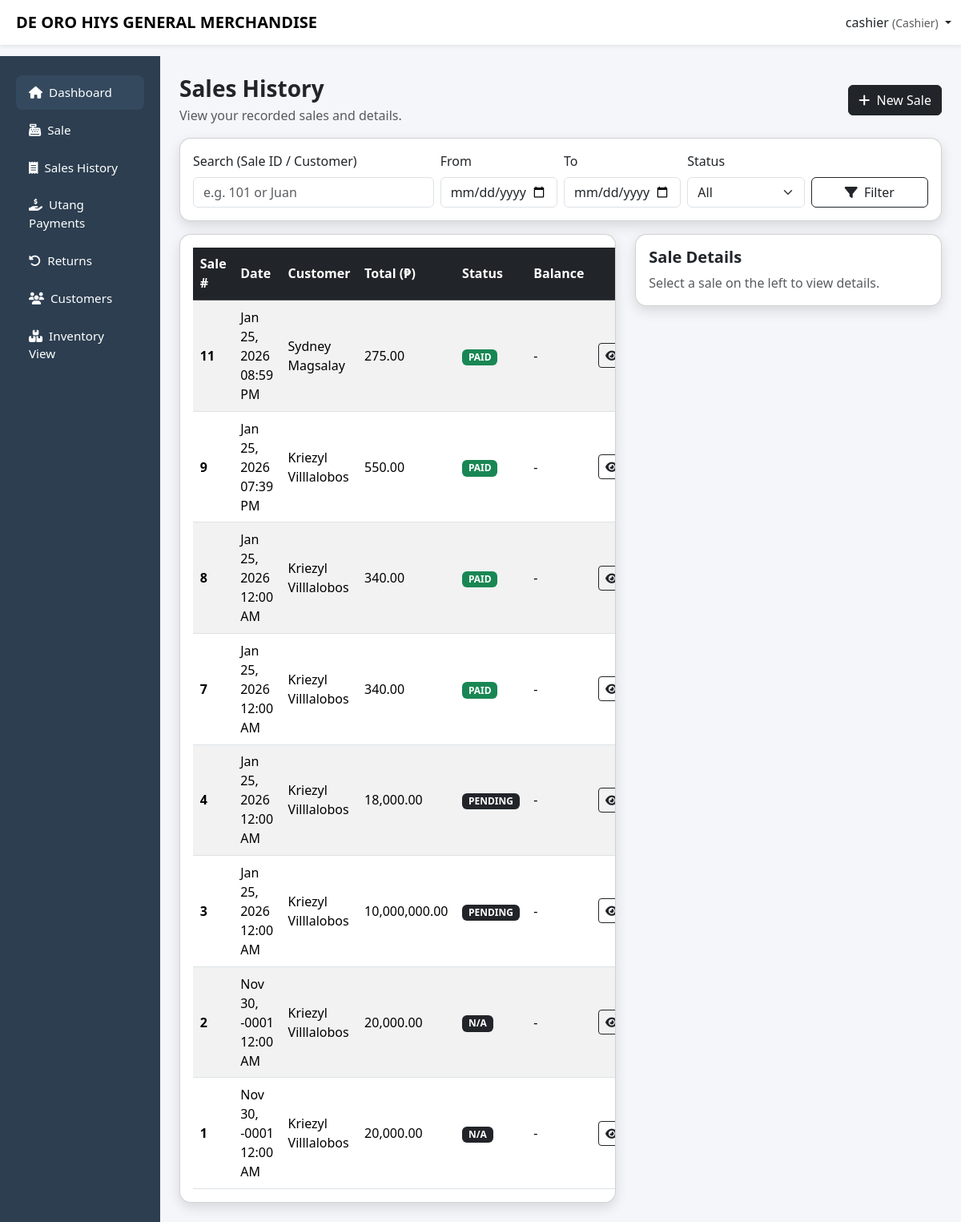
The app's page /cashier/sales_history.php (signed in), older data.
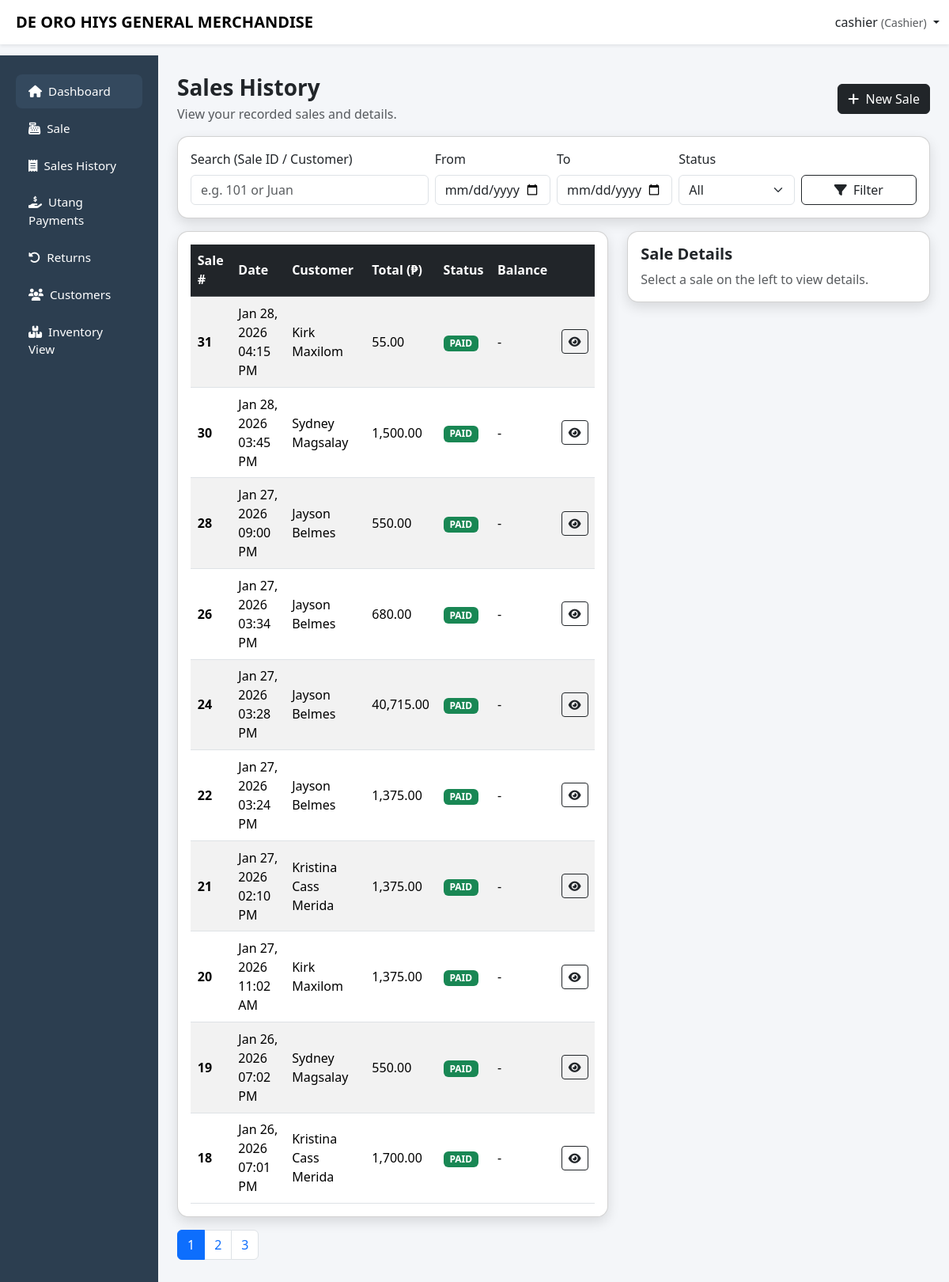
The same page, newer data.
### tables this page shows
CREATE TABLE `sales` (
  `sale_id` int(11) NOT NULL,
  `user_id` int(11) DEFAULT NULL,
  `customer_id` int(11) DEFAULT NULL,
  `sale_date` datetime NOT NULL,
  `total_amount` decimal(10,2) DEFAULT NULL,
  `status` varchar(30) NOT NULL DEFAULT 'pending',
  `created_at` timestamp NOT NULL DEFAULT current_timestamp()
);

CREATE TABLE `customers` (
  `customer_id` int(11) NOT NULL,
  `first_name` varchar(50) DEFAULT NULL,
  `last_name` varchar(50) DEFAULT NULL,
  `phone` varchar(20) DEFAULT NULL,
  `address` text DEFAULT NULL,
  `created_at` timestamp NOT NULL DEFAULT current_timestamp()
);

### cashier/sales_history.php (the view, shortened to what the changed rows need)
<?php
$user_id = (int)($_SESSION['user_id'] ?? 0);
include '../config/db.php';
function h($v){ return htmlspecialchars((string)$v, ENT_QUOTES, 'UTF-8'); }
$where = "WHERE s.user_id = ?";
$params = [$user_id];
$types = "i";
$page = max(1, (int)($_GET['page'] ?? 1));
$perPage = 10;
$offset = ($page - 1) * $perPage;
$countSql = "
SELECT COUNT(*) AS cnt
FROM sales s
LEFT JOIN customers c ON s.customer_id = c.customer_id
{$where}
";
$stmt = $conn->prepare($countSql);
$stmt->bind_param($types, ...$params);
$stmt->execute();
$totalRows = (int)($stmt->get_result()->fetch_assoc()['cnt'] ?? 0);
$totalPages = max(1, (int)ceil($totalRows / $perPage));
$listSql = "
SELECT
s.sale_id, s.sale_date, s.total_amount, s.status, s.customer_id,
c.first_name, c.last_name,
IFNULL(ar.balance, 0) AS ar_balance
FROM sales s
LEFT JOIN customers c ON s.customer_id = c.customer_id
LEFT JOIN account_receivable ar ON ar.sales_id = s.sale_id
{$where}
ORDER BY s.sale_date DESC, s.sale_id DESC
LIMIT {$perPage} OFFSET {$offset}
";
$stmt = $conn->prepare($listSql);
$stmt->bind_param($types, ...$params);
$stmt->execute();
$salesRes = $stmt->get_result();
?>
<!DOCTYPE html>
<html lang="en">
<head>
<link href="https://cdn.jsdelivr.net/npm/bootstrap@5.3.2/dist/css/bootstrap.min.css" rel="stylesheet">
<link href="https://cdnjs.cloudflare.com/ajax/libs/font-awesome/6.5.1/css/all.min.css" rel="stylesheet">
<link href="../css/layout.css" rel="stylesheet">
</head>
<body>
<div class="container-fluid">
<div class="row">
<main class="col-lg-10 ms-sm-auto px-4 main-content">
<div class="py-4">
<div class="row g-4">
<div class="col-12 col-xl-7">
<div class="card modern-card">
<div class="card-body table-responsive">
<table class="table table-striped align-middle mb-0">
<thead class="table-dark">
<tr>
<th>Sale #</th>
<th>Date</th>
<th>Customer</th>
<th>Total (₱)</th>
<th>Status</th>
<th>Balance</th>
<th></th>
</tr>
</thead>
<tbody>
<?php if($salesRes && $salesRes->num_rows > 0): ?>
<?php while($s = $salesRes->fetch_assoc()): ?>
<?php
$cust = trim(($s['first_name'] ?? '').' '.($s['last_name'] ?? ''));
$st = strtolower(trim($s['status'] ?? ''));
?>
<tr>
<td class="fw-bold"><?= (int)$s['sale_id'] ?></td>
<td><?= $s['sale_date'] ? date("M d, Y h:i A", strtotime($s['sale_date'])) : '' ?></td>
<td><?= h($cust) ?></td>
<td><?= number_format((float)$s['total_amount'],2) ?></td>
<td>
<?php if($st === 'paid'): ?>
<span class="badge bg-success">PAID</span>
<?php elseif($st === 'unpaid'): ?>
<span class="badge bg-warning text-dark">UNPAID</span>
<?php elseif($st === 'cancelled'): ?>
<span class="badge bg-secondary">CANCELLED</span>
<?php else: ?>
<span class="badge bg-dark"><?= h(strtoupper($st ?: 'N/A')) ?></span>
<?php endif; ?>
</td>
<td>
<?php
$bal = (float)($s['ar_balance'] ?? 0);
echo $bal > 0 ? ('₱'.number_format($bal,2)) : '-';
?>
</td>
<td class="text-end">
<a class="btn btn-sm btn-outline-dark" href="sales_history.php?<?= http_build_query(array_merge($_GET, ['view'=>$s['sale_id']])) ?>">
<i class="fa-solid fa-eye"></i>
</a>
</td>
</tr>
<?php endwhile; ?>
<?php else: ?>
<tr><td colspan="7" class="text-center text-muted py-4">No sales found.</td></tr>
<?php endif; ?>
</tbody>
</table>
</div>
</div>
<?php if($totalPages > 1): ?>
<nav class="mt-3">
<ul class="pagination">
<?php
$base = $_GET;
for($p=1; $p<=$totalPages; $p++):
$base['page'] = $p;
$link = 'sales_history.php?'.http_build_query($base);
?>
<li class="page-item <?= $p===$page?'active':'' ?>">
<a class="page-link" href="<?= h($link) ?>"><?= $p ?></a>
</li>
<?php endfor; ?>
</ul>
</nav>
<?php endif; ?>
</div>
</div>
</div>
</main>
</div>
</div>
</body>
</html>

Row changes from the older to the newer data that the page shows:
no longer on this page (row unchanged): sales: sale_id "11", sale_date "Jan 25, 2026 08:59 PM", customer.last_name "Sydney Magsalay", total_amount "275.00", status "PAID"
no longer on this page (row unchanged): sales: sale_id "9", sale_date "Jan 25, 2026 07:39 PM", customer.last_name "Kriezyl Villlalobos", total_amount "550.00", status "PAID"
no longer on this page (row unchanged): sales: sale_id "8", sale_date "Jan 25, 2026 12:00 AM", customer.last_name "Kriezyl Villlalobos", total_amount "340.00", status "PAID"
no longer on this page (row unchanged): sales: sale_id "7", sale_date "Jan 25, 2026 12:00 AM", customer.last_name "Kriezyl Villlalobos", total_amount "340.00", status "PAID"
no longer on this page (row unchanged): sales: sale_id "4", sale_date "Jan 25, 2026 12:00 AM", customer.last_name "Kriezyl Villlalobos", total_amount "18,000.00", status "PENDING"
no longer on this page (row unchanged): sales: sale_id "3", sale_date "Jan 25, 2026 12:00 AM", customer.last_name "Kriezyl Villlalobos", total_amount "10,000,000.00", status "PENDING"
no longer on this page (row unchanged): sales: sale_id "2", sale_date "Nov 30, -0001 12:00 AM", customer.last_name "Kriezyl Villlalobos", total_amount "20,000.00", status "N/A"
no longer on this page (row unchanged): sales: sale_id "1", sale_date "Nov 30, -0001 12:00 AM", customer.last_name "Kriezyl Villlalobos", total_amount "20,000.00", status "N/A"
added sales: sale_id "31", sale_date "Jan 28, 2026 04:15 PM", customer.last_name "Kirk Maxilom", total_amount "55.00", status "PAID"
added sales: sale_id "30", sale_date "Jan 28, 2026 03:45 PM", customer.last_name "Sydney Magsalay", total_amount "1,500.00", status "PAID"
added sales: sale_id "28", sale_date "Jan 27, 2026 09:00 PM", customer.last_name "Jayson Belmes", total_amount "550.00", status "PAID"
added sales: sale_id "26", sale_date "Jan 27, 2026 03:34 PM", customer.last_name "Jayson Belmes", total_amount "680.00", status "PAID"
added sales: sale_id "24", sale_date "Jan 27, 2026 03:28 PM", customer.last_name "Jayson Belmes", total_amount "40,715.00", status "PAID"
added sales: sale_id "22", sale_date "Jan 27, 2026 03:24 PM", customer.last_name "Jayson Belmes", total_amount "1,375.00", status "PAID"
added sales: sale_id "21", sale_date "Jan 27, 2026 02:10 PM", customer.last_name "Kristina Cass Merida", total_amount "1,375.00", status "PAID"
added sales: sale_id "20", sale_date "Jan 27, 2026 11:02 AM", customer.last_name "Kirk Maxilom", total_amount "1,375.00", status "PAID"
added sales: sale_id "19", sale_date "Jan 26, 2026 07:02 PM", customer.last_name "Sydney Magsalay", total_amount "550.00", status "PAID"
added sales: sale_id "18", sale_date "Jan 26, 2026 07:01 PM", customer.last_name "Kristina Cass Merida", total_amount "1,700.00", status "PAID"
Text that changed along with them:
new list line: "1"
new list line: "2"
new list line: "3"
